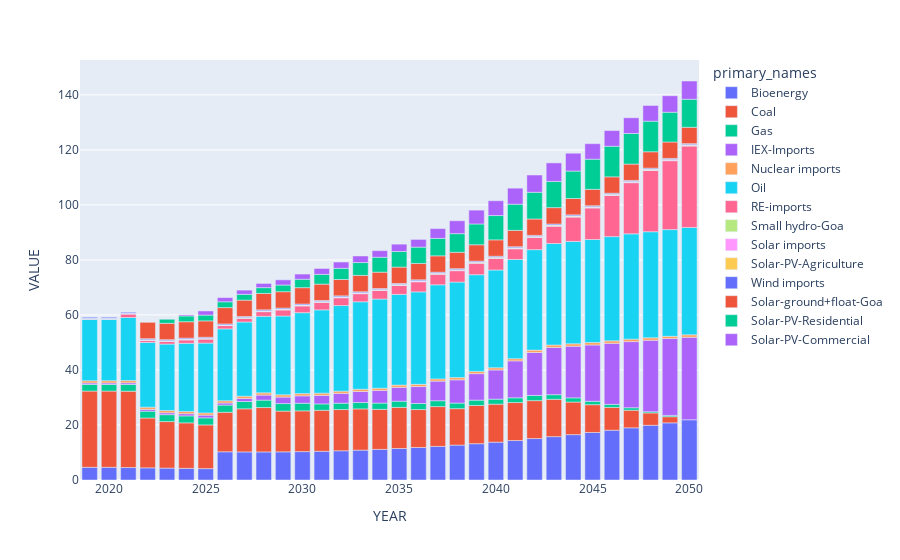

Notebook code cell kept with this figure:
### Code cell
px.bar(pe, x="YEAR", y='VALUE', color='primary_names')

### Figure 1 — Plotly figure (JSON) as saved in the notebook; plotly's stock layout.template omitted (floating-point values rounded to 4 significant figures)
{"data": [{"alignmentgroup": "True", "hovertemplate": "primary_names=Bioenergy<br>YEAR=%{x}<br>VALUE=%{y}<extra></extra>", "legendgroup": "Bioenergy", "marker": {"color": "#636efa"}, "name": "Bioenergy", "offsetgroup": "Bioenergy", "orientation": "v", "showlegend": true, "textposition": "auto", "type": "bar", "x": [2019, 2020, 2021, 2022, 2023, 2024, 2025, 2026, 2027, 2028, 2029, 2030, 2031, 2032, 2033, 2034, 2035, 2036, 2037, 2038, 2039, 2040, 2041, 2042, 2043, 2044, 2045, 2046, 2047, 2048, 2049, 2050], "xaxis": "x", "y": [4.619, 4.619, 4.524, 4.426, 4.33, 4.234, 4.138, 10.26, 10.21, 10.21, 10.24, 10.32, 10.44, 10.62, 10.86, 11.14, 11.46, 11.82, 12.23, 12.69, 13.2, 13.76, 14.35, 15.07, 15.76, 16.49, 17.28, 18.1, 18.97, 19.89, 20.78, 21.89], "yaxis": "y"}, {"alignmentgroup": "True", "hovertemplate": "primary_names=Coal<br>YEAR=%{x}<br>VALUE=%{y}<extra></extra>", "legendgroup": "Coal", "marker": {"color": "#EF553B"}, "name": "Coal", "offsetgroup": "Coal", "orientation": "v", "showlegend": true, "textposition": "auto", "type": "bar", "x": [2019, 2020, 2021, 2022, 2023, 2024, 2025, 2026, 2027, 2028, 2029, 2030, 2031, 2032, 2033, 2034, 2035, 2036, 2037, 2038, 2039, 2040, 2041, 2042, 2043, 2044, 2045, 2046, 2047, 2048, 2049], "xaxis": "x", "y": [27.71, 27.71, 27.76, 18.11, 16.91, 16.53, 15.89, 14.36, 15.67, 16.14, 14.81, 14.82, 14.91, 14.99, 14.99, 14.54, 14.94, 13.79, 14.46, 13.25, 13.9, 13.8, 13.81, 13.79, 13.57, 11.84, 10.1, 8.297, 6.398, 4.486, 2.232], "yaxis": "y"}, {"alignmentgroup": "True", "hovertemplate": "primary_names=Gas<br>YEAR=%{x}<br>VALUE=%{y}<extra></extra>", "legendgroup": "Gas", "marker": {"color": "#00cc96"}, "name": "Gas", "offsetgroup": "Gas", "orientation": "v", "showlegend": true, "textposition": "auto", "type": "bar", "x": [2019, 2020, 2021, 2022, 2023, 2024, 2025, 2026, 2027, 2028, 2029, 2030, 2031, 2032, 2033, 2034, 2035, 2036, 2037, 2038, 2039, 2040, 2041, 2042, 2043, 2044, 2045, 2046, 2047, 2048, 2049], "xaxis": "x", "y": [2.422, 2.422, 2.452, 2.48, 2.509, 2.538, 2.566, 2.615, 2.66, 2.699, 2.732, 2.76, 2.308, 2.317, 2.317, 2.298, 2.249, 2.207, 2.127, 2.03, 1.94, 1.838, 1.723, 1.881, 1.687, 1.524, 1.253, 1.081, 0.8972, 0.4567, 0.4713], "yaxis": "y"}, {"alignmentgroup": "True", "hovertemplate": "primary_names=IEX-Imports<br>YEAR=%{x}<br>VALUE=%{y}<extra></extra>", "legendgroup": "IEX-Imports", "marker": {"color": "#ab63fa"}, "name": "IEX-Imports", "offsetgroup": "IEX-Imports", "orientation": "v", "showlegend": true, "textposition": "auto", "type": "bar", "x": [2019, 2020, 2021, 2022, 2023, 2024, 2025, 2026, 2027, 2028, 2029, 2030, 2031, 2032, 2033, 2034, 2035, 2036, 2037, 2038, 2039, 2040, 2041, 2042, 2043, 2044, 2045, 2046, 2047, 2048, 2049, 2050], "xaxis": "x", "y": [0.54, 0.54, 0.6, 0.65, 0.69, 0.8, 0.99, 0.7577, 1.102, 1.83, 2.359, 2.693, 3.105, 3.562, 4.013, 4.575, 5.042, 6.146, 7.129, 8.451, 9.618, 10.59, 13.42, 15.62, 17.16, 18.77, 20.45, 22.21, 24.05, 25.96, 27.94, 30], "yaxis": "y"}, {"alignmentgroup": "True", "hovertemplate": "primary_names=Nuclear imports<br>YEAR=%{x}<br>VALUE=%{y}<extra></extra>", "legendgroup": "Nuclear imports", "marker": {"color": "#FFA15A"}, "name": "Nuclear imports", "offsetgroup": "Nuclear imports", "orientation": "v", "showlegend": true, "textposition": "auto", "type": "bar", "x": [2019, 2020, 2021, 2022, 2023, 2024, 2025, 2026, 2027, 2028, 2029, 2030, 2031, 2032, 2033, 2034, 2035, 2036, 2037, 2038, 2039, 2040, 2041, 2042, 2043, 2044, 2045, 2046, 2047, 2048, 2049, 2050], "xaxis": "x", "y": [0.813, 0.813, 0.813, 0.813, 0.813, 0.813, 0.813, 0.813, 0.813, 0.813, 0.813, 0.813, 0.813, 0.813, 0.813, 0.813, 0.813, 0.813, 0.813, 0.813, 0.813, 0.813, 0.813, 0.8615, 0.8935, 0.8935, 0.8935, 0.8935, 0.8935, 0.8935, 0.813, 0.8935], "yaxis": "y"}, {"alignmentgroup": "True", "hovertemplate": "primary_names=Oil<br>YEAR=%{x}<br>VALUE=%{y}<extra></extra>", "legendgroup": "Oil", "marker": {"color": "#19d3f3"}, "name": "Oil", "offsetgroup": "Oil", "orientation": "v", "showlegend": true, "textposition": "auto", "type": "bar", "x": [2019, 2020, 2021, 2022, 2023, 2024, 2025, 2026, 2027, 2028, 2029, 2030, 2031, 2032, 2033, 2034, 2035, 2036, 2037, 2038, 2039, 2040, 2041, 2042, 2043, 2044, 2045, 2046, 2047, 2048, 2049, 2050], "xaxis": "x", "y": [22.32, 22.32, 22.93, 23.54, 24.16, 24.77, 25.38, 26.13, 26.97, 27.82, 28.66, 29.42, 30.28, 31.12, 31.8, 32.42, 32.97, 33.62, 34.2, 34.72, 35.16, 35.54, 36.06, 36.52, 36.9, 37.21, 37.46, 37.9, 38.27, 38.58, 38.81, 39.03], "yaxis": "y"}, {"alignmentgroup": "True", "hovertemplate": "primary_names=RE-imports <br>YEAR=%{x}<br>VALUE=%{y}<extra></extra>", "legendgroup": "RE-imports ", "marker": {"color": "#FF6692"}, "name": "RE-imports ", "offsetgroup": "RE-imports ", "orientation": "v", "showlegend": true, "textposition": "auto", "type": "bar", "x": [2019, 2020, 2021, 2022, 2023, 2024, 2025, 2026, 2027, 2028, 2029, 2030, 2031, 2032, 2033, 2034, 2035, 2036, 2037, 2038, 2039, 2040, 2041, 2042, 2043, 2044, 2045, 2046, 2047, 2048, 2049, 2050], "xaxis": "x", "y": [0.08847, 0.08847, 1.242, 0.686, 0.9525, 1.239, 1.455, 1.197, 1.337, 1.686, 2.206, 2.457, 2.707, 2.83, 2.944, 3.115, 3.255, 3.665, 3.848, 4.142, 4.189, 4.253, 3.862, 4.424, 6.309, 8.856, 11.48, 14.96, 18.6, 22.28, 25.05, 29.61], "yaxis": "y"}, {"alignmentgroup": "True", "hovertemplate": "primary_names=Small hydro-Goa<br>YEAR=%{x}<br>VALUE=%{y}<extra></extra>", "legendgroup": "Small hydro-Goa", "marker": {"color": "#B6E880"}, "name": "Small hydro-Goa", "offsetgroup": "Small hydro-Goa", "orientation": "v", "showlegend": true, "textposition": "auto", "type": "bar", "x": [2019, 2020, 2021, 2022, 2023, 2024, 2025, 2026, 2027, 2028, 2029, 2030, 2031, 2032, 2033, 2034, 2035, 2036, 2037, 2038, 2039, 2040, 2041, 2042, 2043, 2044, 2045, 2046, 2047, 2048, 2049, 2050], "xaxis": "x", "y": [0.1236, 0.1236, 0.1236, 0.1236, 0.1236, 0.1236, 0.1236, 0.09251, 0.1236, 0.1236, 0.1236, 0.1236, 0.1236, 0.1236, 0.1236, 0.1236, 0.1236, 0.1236, 0.1236, 0.1236, 0.1236, 0.1236, 0.1236, 0.1236, 0.1236, 0.1236, 0.1236, 0.1236, 0.1236, 0.1236, 0.1236, 0.1236], "yaxis": "y"}, {"alignmentgroup": "True", "hovertemplate": "primary_names=Solar imports<br>YEAR=%{x}<br>VALUE=%{y}<extra></extra>", "legendgroup": "Solar imports", "marker": {"color": "#FF97FF"}, "name": "Solar imports", "offsetgroup": "Solar imports", "orientation": "v", "showlegend": true, "textposition": "auto", "type": "bar", "x": [2019, 2020, 2021, 2022, 2023, 2024, 2025, 2026, 2027, 2028, 2029, 2030, 2031, 2032, 2033, 2034, 2035, 2036, 2037, 2038, 2039, 2040, 2041, 2042, 2043, 2044, 2045, 2046, 2047, 2048, 2049, 2050], "xaxis": "x", "y": [0.1742, 0.1742, 0.1742, 0.1742, 0.1742, 0.1742, 0.1742, 0.136, 0.1742, 0.1742, 0.1742, 0.1742, 0.1742, 0.1742, 0.1742, 0.1742, 0.1742, 0.1742, 0.1742, 0.1742, 0.1742, 0.1742, 0.1742, 0.1742, 0.1742, 0.1742, 0.1742, 0.1742, 0.1742, 0.1742, 0.1742, 0.1742], "yaxis": "y"}, {"alignmentgroup": "True", "hovertemplate": "primary_names=Solar-PV-Agriculture<br>YEAR=%{x}<br>VALUE=%{y}<extra></extra>", "legendgroup": "Solar-PV-Agriculture", "marker": {"color": "#FECB52"}, "name": "Solar-PV-Agriculture", "offsetgroup": "Solar-PV-Agriculture", "orientation": "v", "showlegend": true, "textposition": "auto", "type": "bar", "x": [2019, 2020, 2021, 2022, 2023, 2024, 2025, 2026, 2027, 2028, 2029, 2030, 2031, 2032, 2033, 2034, 2035, 2036, 2037, 2038, 2039, 2040, 2041, 2042, 2043, 2044, 2045, 2046, 2047, 2048, 2049, 2050], "xaxis": "x", "y": [0.0001, 0.0001, 0.0025, 0.0049, 0.0072, 0.0096, 0.012, 0.0161, 0.0202, 0.0243, 0.0284, 0.0325, 0.0383, 0.0441, 0.0499, 0.0557, 0.0615, 0.069, 0.0765, 0.084, 0.0915, 0.099, 0.1083, 0.1175, 0.1267, 0.1359, 0.1451, 0.156, 0.167, 0.1779, 0.1888, 0.1997], "yaxis": "y"}, {"alignmentgroup": "True", "hovertemplate": "primary_names=Wind imports<br>YEAR=%{x}<br>VALUE=%{y}<extra></extra>", "legendgroup": "Wind imports", "marker": {"color": "#636efa"}, "name": "Wind imports", "offsetgroup": "Wind imports", "orientation": "v", "showlegend": true, "textposition": "auto", "type": "bar", "x": [2019, 2020, 2021, 2022, 2023, 2024, 2025, 2026, 2027, 2028, 2029, 2030, 2031, 2032, 2033, 2034, 2035, 2036, 2037, 2038, 2039, 2040, 2041, 2042, 2043, 2044, 2045, 2046, 2047, 2048, 2049, 2050], "xaxis": "x", "y": [0.3592, 0.3592, 0.3592, 0.3592, 0.3592, 0.3592, 0.3592, 0.3506, 0.3592, 0.3592, 0.3592, 0.3592, 0.3592, 0.3592, 0.3592, 0.3592, 0.3592, 0.3592, 0.3592, 0.3592, 0.3592, 0.3592, 0.3592, 0.3592, 0.3592, 0.3592, 0.3592, 0.3592, 0.3592, 0.3592, 0.3592, 0.3592], "yaxis": "y"}, {"alignmentgroup": "True", "hovertemplate": "primary_names=Solar-ground+float-Goa<br>YEAR=%{x}<br>VALUE=%{y}<extra></extra>", "legendgroup": "Solar-ground+float-Goa", "marker": {"color": "#EF553B"}, "name": "Solar-ground+float-Goa", "offsetgroup": "Solar-ground+float-Goa", "orientation": "v", "showlegend": true, "textposition": "auto", "type": "bar", "x": [2022, 2023, 2024, 2025, 2026, 2027, 2028, 2029, 2030, 2031, 2032, 2033, 2034, 2035, 2036, 2037, 2038, 2039, 2040, 2041, 2042, 2043, 2044, 2045, 2046, 2047, 2048, 2049, 2050], "xaxis": "x", "y": [5.947, 5.947, 5.947, 5.947, 5.947, 5.947, 5.947, 5.947, 5.947, 5.947, 5.947, 5.947, 5.947, 5.947, 5.947, 5.947, 5.947, 5.947, 5.947, 5.947, 5.947, 5.947, 5.947, 5.947, 5.947, 5.947, 5.947, 5.947, 5.947], "yaxis": "y"}, {"alignmentgroup": "True", "hovertemplate": "primary_names=Solar-PV-Residential<br>YEAR=%{x}<br>VALUE=%{y}<extra></extra>", "legendgroup": "Solar-PV-Residential", "marker": {"color": "#00cc96"}, "name": "Solar-PV-Residential", "offsetgroup": "Solar-PV-Residential", "orientation": "v", "showlegend": true, "textposition": "auto", "type": "bar", "x": [2023, 2024, 2025, 2026, 2027, 2028, 2029, 2030, 2031, 2032, 2033, 2034, 2035, 2036, 2037, 2038, 2039, 2040, 2041, 2042, 2043, 2044, 2045, 2046, 2047, 2048, 2049, 2050], "xaxis": "x", "y": [1.467, 2.101, 2.11, 2.11, 2.11, 2.11, 2.422, 3.055, 3.544, 4.06, 4.661, 5.42, 5.67, 5.922, 6.346, 6.771, 7.56, 8.838, 9.516, 9.719, 9.536, 9.975, 10.97, 11.13, 11.13, 11.13, 10.82, 10.19], "yaxis": "y"}, {"alignmentgroup": "True", "hovertemplate": "primary_names=Solar-PV-Commercial<br>YEAR=%{x}<br>VALUE=%{y}<extra></extra>", "legendgroup": "Solar-PV-Commercial", "marker": {"color": "#ab63fa"}, "name": "Solar-PV-Commercial", "offsetgroup": "Solar-PV-Commercial", "orientation": "v", "showlegend": true, "textposition": "auto", "type": "bar", "x": [2024, 2025, 2026, 2027, 2028, 2029, 2030, 2031, 2032, 2033, 2034, 2035, 2036, 2037, 2038, 2039, 2040, 2041, 2042, 2043, 2044, 2045, 2046, 2047, 2048, 2049, 2050], "xaxis": "x", "y": [0.3822, 1.499, 1.525, 1.534, 1.534, 1.888, 1.888, 2.149, 2.28, 2.392, 2.392, 2.673, 2.804, 3.551, 4.686, 5.033, 5.38, 5.829, 6.278, 6.727, 6.486, 5.63, 5.7, 5.7, 5.7, 6.007, 6.639], "yaxis": "y"}], "layout": {"barmode": "relative", "legend": {"title": {"text": "primary_names"}, "tracegroupgap": 0}, "margin": {"t": 60}, "xaxis": {"anchor": "y", "domain": [0, 1], "title": {"text": "YEAR"}}, "yaxis": {"anchor": "x", "domain": [0, 1], "title": {"text": "VALUE"}}}}
